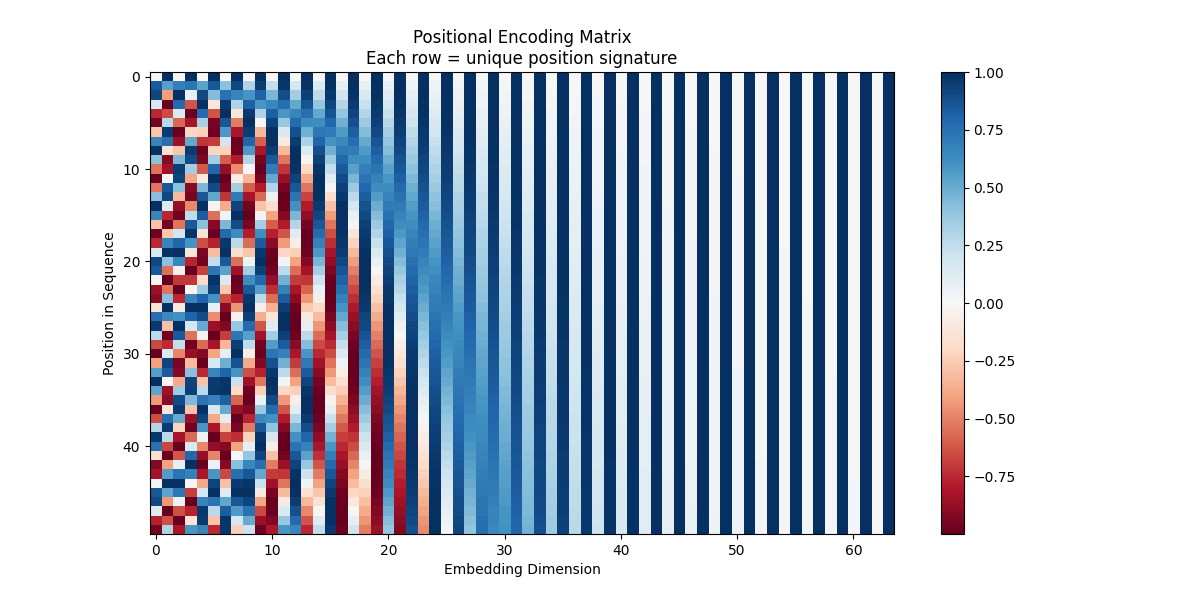

Here is the Python script that generated this plot:
import torch
import math
import matplotlib.pyplot as plt

# ============================================
# POSITIONAL ENCODING FROM SCRATCH
# Injects position information using
# sine and cosine waves at different frequencies
# ============================================

class PositionalEncoding(torch.nn.Module):
    def __init__(self, d_model, max_seq_len=512):
        super().__init__()

        # Create a matrix of shape (max_seq_len, d_model)
        pe = torch.zeros(max_seq_len, d_model)

        # Position indices: 0, 1, 2, ..., max_seq_len-1
        position = torch.arange(0, max_seq_len).unsqueeze(1).float()

        # Frequency divisors
        div_term = torch.exp(
            torch.arange(0, d_model, 2).float() *
            -(math.log(10000.0) / d_model)
        )

        # Even dimensions: sine wave
        pe[:, 0::2] = torch.sin(position * div_term)

        # Odd dimensions: cosine wave
        pe[:, 1::2] = torch.cos(position * div_term)

        # Add batch dimension
        pe = pe.unsqueeze(0)

        # Register as buffer (not a learned parameter)
        self.register_buffer('pe', pe)

    def forward(self, x):
        # Add positional encoding to input embeddings
        seq_len = x.shape[1]
        return x + self.pe[:, :seq_len]


# --- TEST ---
if __name__ == "__main__":
    print("=== Positional Encoding from Scratch ===\n")

    d_model = 64
    max_len = 100

    pe = PositionalEncoding(d_model=d_model, max_seq_len=max_len)

    # Test with a sequence
    x = torch.zeros(1, 20, d_model)  # 20 tokens, all zeros
    output = pe(x)

    print(f"Input shape:  {x.shape}")
    print(f"Output shape: {output.shape}")
    print(f"\nFirst token position values (first 8 dims):")
    print(output[0, 0, :8].detach().numpy().round(4))
    print(f"\nSecond token position values (first 8 dims):")
    print(output[0, 1, :8].detach().numpy().round(4))
    print(f"\nTenth token position values (first 8 dims):")
    print(output[0, 9, :8].detach().numpy().round(4))
    print(f"\nEvery token has a UNIQUE position signature!")
    print(f"No two positions produce the same values.")

    # Verify positions are unique
    pos_vectors = output[0].detach()
    all_unique = True
    for i in range(pos_vectors.shape[0]):
        for j in range(i+1, pos_vectors.shape[0]):
            if torch.allclose(pos_vectors[i], pos_vectors[j], atol=1e-5):
                all_unique = False
    print(f"\nAll positions unique: {all_unique} ✅")

    # Save visualization
    pe_visual = PositionalEncoding(d_model=64, max_seq_len=50)
    pe_matrix = pe_visual.pe[0].detach().numpy()

    plt.figure(figsize=(12, 6))
    plt.imshow(pe_matrix, cmap='RdBu', aspect='auto')
    plt.colorbar()
    plt.title('Positional Encoding Matrix\nEach row = unique position signature')
    plt.xlabel('Embedding Dimension')
    plt.ylabel('Position in Sequence')
    plt.savefig('brain/positional_encoding.png')
    print(f"\nVisualization saved to brain/positional_encoding.png")
    print("Open it - you can see the sine/cosine wave patterns!")
